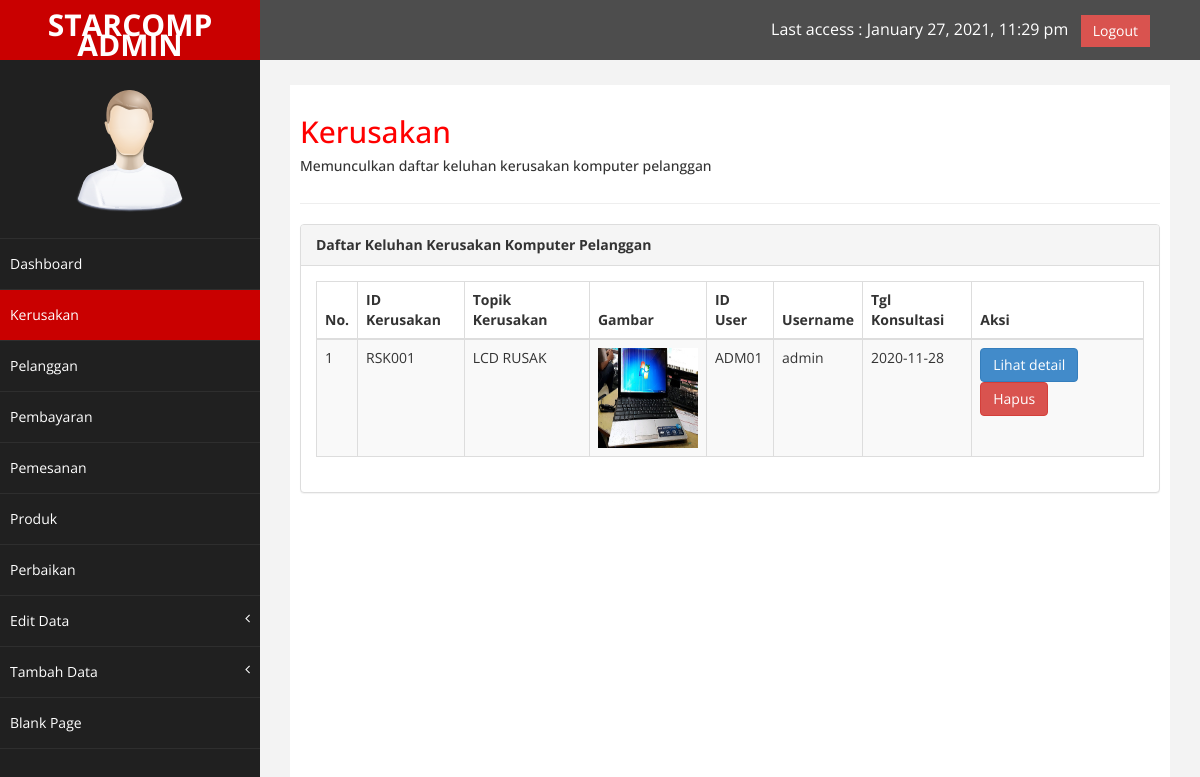
Before: /index.php/kerusakan with the older database file.
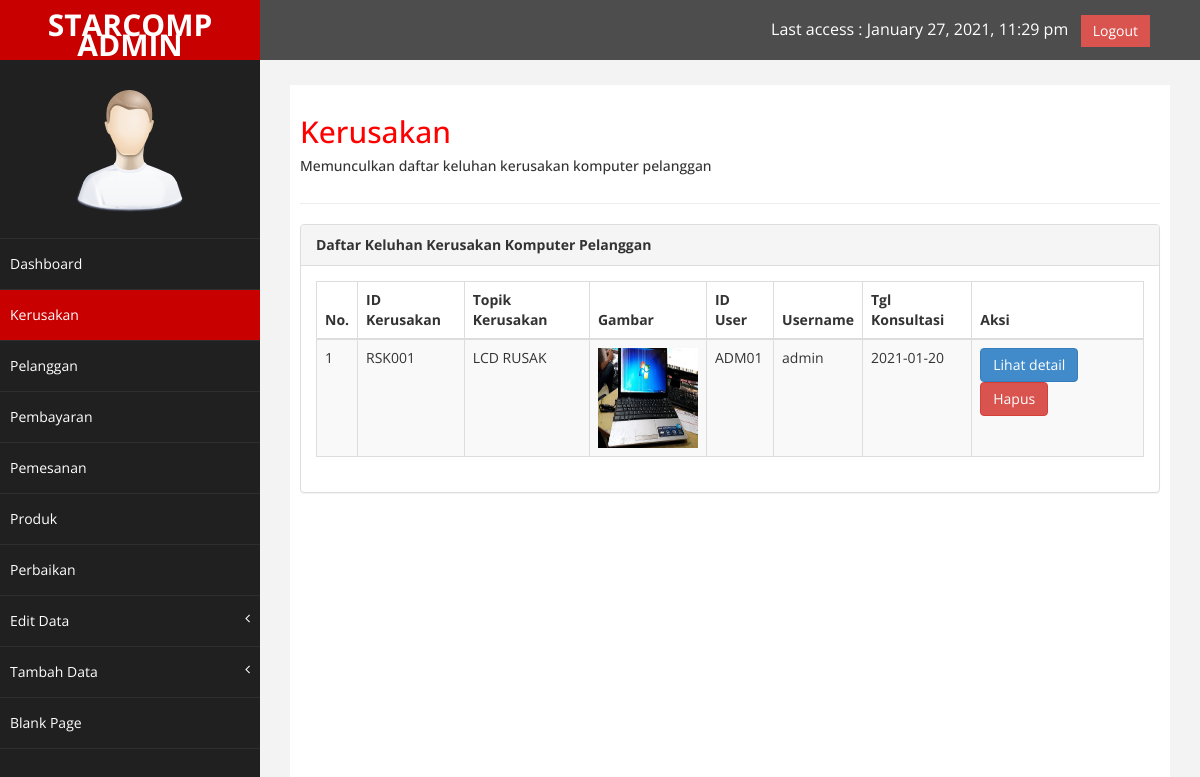
After: the same page with the newer database file.
### tables this page shows
CREATE TABLE `gambar_kerusakan` (
  `id_gmbr_rusak` int(3) NOT NULL,
  `id_kerusakan` varchar(6) NOT NULL,
  `namafilerusak` varchar(30) NOT NULL
);

CREATE TABLE `kerusakan` (
  `id_kerusakan` varchar(6) NOT NULL,
  `topik_kerusakan` varchar(15) NOT NULL,
  `dskpsi_kerusakan` varchar(200) NOT NULL,
  `id_user` varchar(10) NOT NULL,
  `username` varchar(15) NOT NULL,
  `tgl_konsul` date NOT NULL
);

### application/controllers/Kerusakan.php (called while the page is built, shortened)
<?php
class Kerusakan extends CI_Controller {
	public function __construct()
	{
		$this->load->database();
		$this->load->model('kerusakan_model');
	}
	public function index(){
		$result['kerusakan'] = $this->kerusakan_model->listing();
		$this->load->view('main/kerusakan', $result);
	}
}

### index.php (called while the page is built, shortened)
<?php
require_once BASEPATH.'core/CodeIgniter.php';

### application/models/Kerusakan_model.php (called while the page is built, shortened)
<?php
class Kerusakan_model extends CI_Model {
	public function listing(){
		$query = $this->db->query('select * from kerusakan inner join gambar_kerusakan where kerusakan.id_kerusakan = gambar_kerusakan.id_kerusakan;');
		return $query->result();
	}
}

### application/views/main/kerusakan.php (the view, shortened to what the changed rows need)
<!DOCTYPE html>
<html xmlns="http://www.w3.org/1999/xhtml">
<head>
    <link href="<?php echo base_url('assets/css/bootstrap.css');?>" rel="stylesheet" />
    <link href="<?php echo base_url('assets/css/font-awesome.css')?>" rel="stylesheet" />
    <link href="<?php echo base_url('assets/js/morris/morris-0.4.3.min.css')?>" rel="stylesheet" />
    <link href="<?php echo base_url('assets/css/custom.css')?>" rel="stylesheet" />
</head>
<body>
    <div id="wrapper">
               <div id="page-wrapper" >
            <div id="page-inner">
                <div class="row">
                    <div class="col-md-12">
                     <h2>Kerusakan</h2>
                    </div>
                </div>
            <div class="row">
                <div class="col-md-12">
                    <div class="panel panel-default">
                        <div class="panel-body">
                            <div class="table-responsive">
                                <table class="table table-striped table-bordered table-hover" id="dataTables-example">
                                    <thead>
                                        <tr>
                                            <th>No.</th>
                                            <th>ID Kerusakan</th>
                                            <th>Topik Kerusakan</th>
                                            <th>Gambar</th>
                                            <th>ID User</th>
                                            <th>
                                                Username
                                            </th>
                                            <th>Tgl Konsultasi</th>
                                            <th>Aksi</th>
                                        </tr>
                                    </thead>
                                    <tbody>
                                        <tr class="gradeU">
                                            <?php
                                                $no = 1;
                                                foreach ($kerusakan as $kerusakan) {
                                            ?>
                                            <td><?php echo $no; ?></td>
                                            <td><?php echo $kerusakan->id_kerusakan; ?></td>
                                            <td><?php echo $kerusakan->topik_kerusakan; ?></td>
                                            <td>
                                                <img src="<?php echo base_url('assets/img/kerusakan/'.$kerusakan->namafilerusak.'');?>" height="100px" width="100px" />
                                            </td>
                                            <td><?php echo $kerusakan->id_user; ?></td>
                                            <td><?php echo $kerusakan->username; ?></td>
                                            <td><?php echo $kerusakan->tgl_konsul?></td>
                                            <td>
                                            <a class="btn btn-primary" href="<?php echo site_url('Kerusakan/detail_kerusakan/'. $kerusakan->id_kerusakan) ;?>">Lihat detail</a>
                                            <a class=" btn btn-danger" href="<?php echo site_url('Kerusakan/hps_kerusakan/'.$kerusakan->id_kerusakan)?>" onclick="return confirm('Anda Yakin Ingin Menghapus Data Ini ?')">Hapus</a>
                                            </td>
                                        </tr>
                                        <?php
                                        $no++;
                                    }
                                        ?>
                                    </tbody>
                                </table>
                            </div>
                        </div>
                    </div>
                </div>
            </div>
      </div>
    </div>
    </div>
</body>
</html>

Changed rows visible on the page:
changed through a linked row, gambar_kerusakan "RSK001": id_kerusakan.tgl_konsul "2020-11-28" → "2021-01-20"
